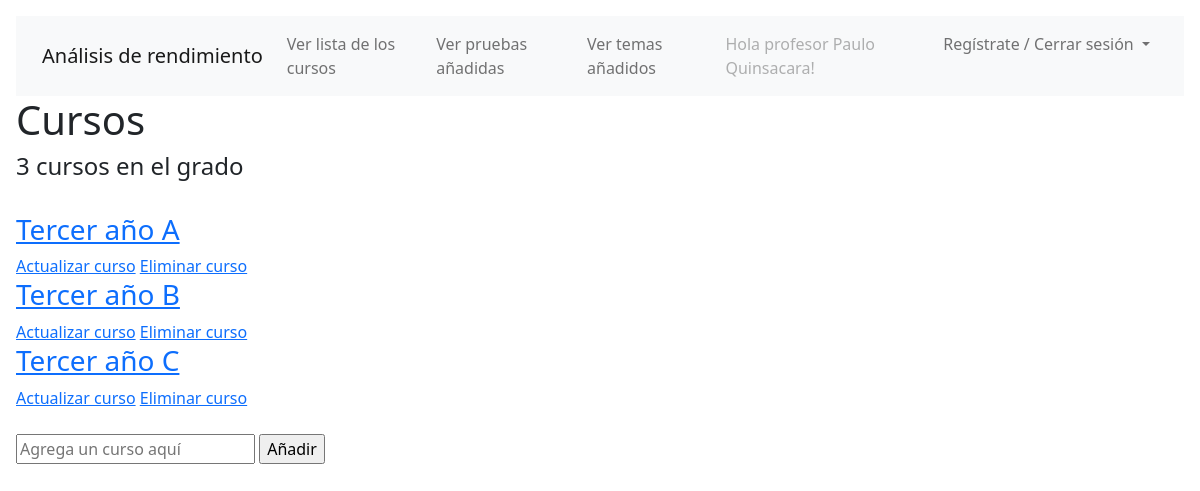
The app's page /listacursos/ (signed in) with its own data.
### base/models.py (models this page shows, shortened)
class Curso(models.Model):
    nombre_curso = models.CharField('Nombre del Curso', max_length=100)

### base/views.py (the view)
# urls.py: path('listacursos/', views.listacursos, name="listacursos"),
@login_required(login_url='login')
def listacursos(request):
    calcular()
    cursos = Curso.objects.all()
    cursos_count = cursos.count()
    if request.method == 'POST':
        Curso.objects.create(nombre_curso = request.POST.get('nombre_curso'))
        return redirect('listacursos')
    context = {'cursos': cursos, 'cursos_count': cursos_count}
    return render(request, 'base/listacursos.html', context)

### base/models.py (called while the page is built)
    def save(self):
        self.nombre_completo = self.nombres + ' ' + self.apellidos
        return super(Estudiante, self).save()

### base/templates/base/listacursos.html (shortened to what this page needs)
{% extends 'base/main.html' %}
{% block content %}
<div class="wrapper">
    <h1>Cursos</h1>
    <h4>{{cursos_count}} cursos en el grado</h4>
    <br>
    <div>
        {% for curso in cursos %}
            <div>
                <h3><a href="/curso/{{curso.id}}">{{curso.nombre_curso}}</a></h3>
                <a href="{% url 'actualizar-curso' curso.id %}">Actualizar curso</a>
                <a href="{% url 'eliminar-curso' curso.id %}">Eliminar curso</a>
            </div>
        {% empty %}
            No existe aún ningún curso añadido.
        {% endfor %}
    </div>
</div>
<br>
{% if request.user.is_authenticated %}
<div>
    <form method="POST" action="">
        <input type="text" name="nombre_curso" placeholder="Agrega un curso aquí"/>
        <input type="submit" value="Añadir"/>
    </form>
</div>
{% endif %}
{% endblock content %}

### base/templates/base/navbar.html (shortened to what this page needs)
<!doctype html>
<html lang="en">
  <head>
    <link href="https://cdn.jsdelivr.net/npm/bootstrap@5.2.1/dist/css/bootstrap.min.css" rel="stylesheet">
    <link href="https://getbootstrap.com/docs/5.2/assets/css/docs.css" rel="stylesheet">
  </head>
  <body class="p-3 m-0 border-0 bd-example">
    <nav class="navbar navbar-expand-lg bg-light">
      <div class="container">
        <a class="navbar-brand" href="/">Análisis de rendimiento</a>
        <div class="collapse navbar-collapse" id="navbarSupportedContent">
          {% if user.is_authenticated %}
          <ul class="navbar-nav me-auto mb-2 mb-lg-0">
            <li class="nav-item">
              <a class="nav-link" href="{% url 'listacursos' %}">Ver lista de los cursos</a>
            </li>
            <li class="nav-item">
              <a class="nav-link" href="{% url 'listapruebas' %}">Ver pruebas añadidas</a>
            </li>
            <li class="nav-item">
              <a class="nav-link" href="{% url 'listatemas' %}">Ver temas añadidos</a>
            </li>
            <li class="nav-item">
              <a class="nav-link disabled">Hola profesor {{ user.first_name }} {{ user.last_name }}!</a>
            </li>
            <li class="nav-item dropdown">
            <a class="nav-link dropdown-toggle" href="#" role="button" data-bs-toggle="dropdown" aria-expanded="false">
                Regístrate / Cerrar sesión
            </a>
          </li>
          </ul>
          {% endif %}
        </div>
      </div>
    </nav>
  </body>
</html>

### records on screen
Curso: nombre_curso "Tercer año A"
Curso: nombre_curso "Tercer año B"
Curso: nombre_curso "Tercer año C"

### other values on screen
{{ user.first_name }} "Paulo"
{{ user.last_name }} "Quinsacara"
{{ cursos_count }} "3"
